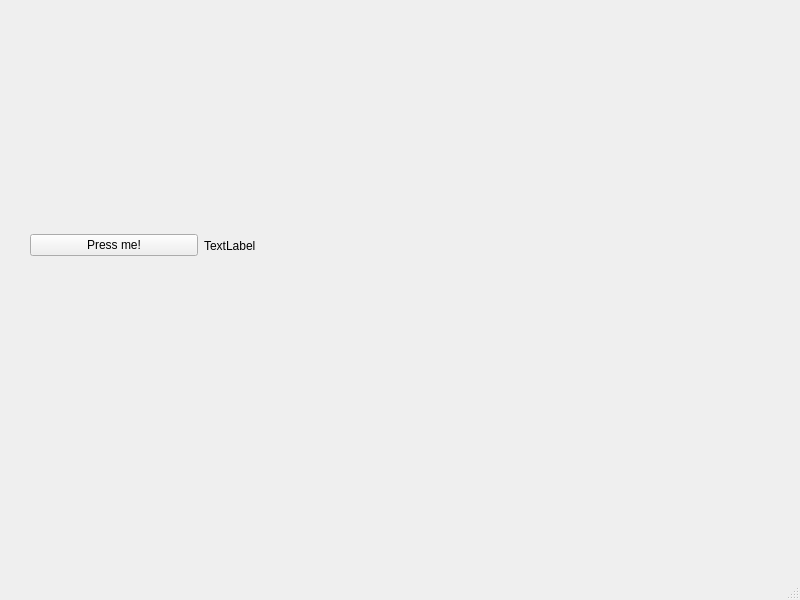
<?xml version="1.0" encoding="UTF-8"?>
<ui version="4.0">
 <class>MainWindow</class>
 <widget class="QMainWindow" name="MainWindow">
  <property name="geometry">
   <rect>
    <x>0</x>
    <y>0</y>
    <width>800</width>
    <height>600</height>
   </rect>
  </property>
  <property name="windowTitle">
   <string>MainWindow</string>
  </property>
  <widget class="QWidget" name="centralwidget">
   <widget class="QWidget" name="horizontalLayoutWidget">
    <property name="geometry">
     <rect>
      <x>30</x>
      <y>80</y>
      <width>341</width>
      <height>331</height>
     </rect>
    </property>
    <layout class="QHBoxLayout" name="horizontalLayout">
     <item>
      <widget class="QPushButton" name="pushButton">
       <property name="text">
        <string>Press me!</string>
       </property>
      </widget>
     </item>
     <item>
      <widget class="QLabel" name="label">
       <property name="text">
        <string>TextLabel</string>
       </property>
      </widget>
     </item>
    </layout>
   </widget>
  </widget>
  <widget class="QMenuBar" name="menubar">
   <property name="geometry">
    <rect>
     <x>0</x>
     <y>0</y>
     <width>800</width>
     <height>27</height>
    </rect>
   </property>
  </widget>
  <widget class="QStatusBar" name="statusbar"/>
 </widget>
 <resources/>
 <connections/>
</ui>
